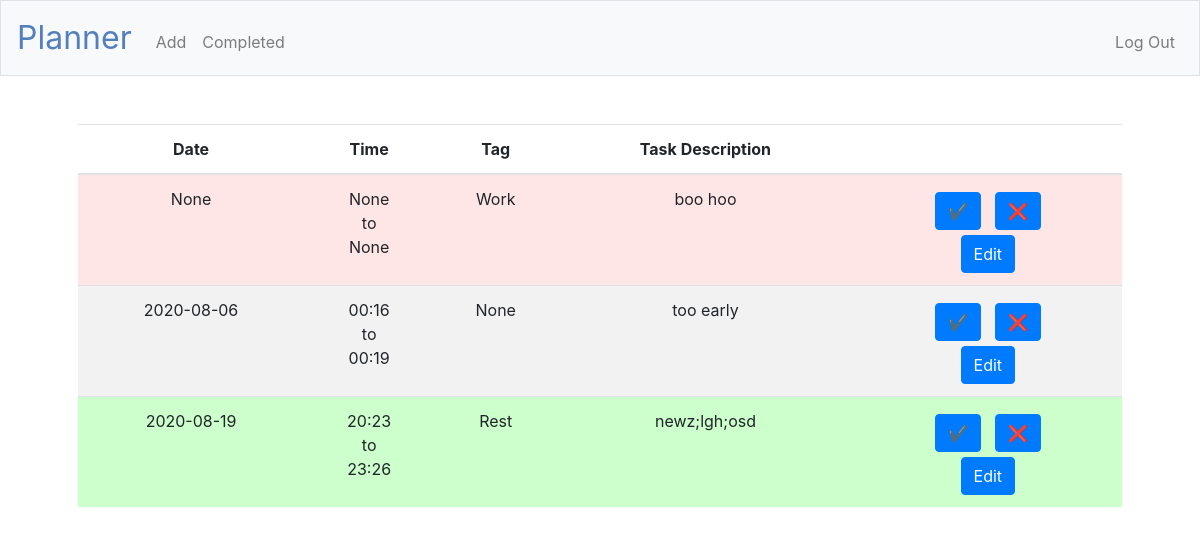
The page / (signed in) on the database its author committed.
### tables this page shows
CREATE TABLE 'tasks' ('task_id' integer PRIMARY KEY AUTOINCREMENT NOT NULL, 'tag' text, 'description' text, 'completed' boolean, 'user_id' INTEGER,'start' time,'end' time, 'date' date);

### application.py (the view)
@app.route("/")
@login_required
def tasks():
    current_user = session["user_id"]
    tasks = db.execute("SELECT * FROM tasks WHERE user_id=:user AND completed=0 ORDER BY date, start, end", user=current_user)
    if len(tasks) == 0:
        return render_template("tasks.html", tasks=tasks)
    return render_template("tasks.html", tasks=tasks)

### application.py (called while the page is built)
@app.after_request
def after_request(response):
    response.headers["Cache-Control"] = "no-cache, no-store, must-revalidate"
    response.headers["Expires"] = 0
    response.headers["Pragma"] = "no-cache"
    return response

### helpers.py (called while the page is built)
def login_required(f):
    @wraps(f)
    def decorated_function(*args, **kwargs):
        if session.get("user_id") is None:
            return redirect("/login")
        return f(*args, **kwargs)
    return decorated_function

### templates/tasks.html (shortened to what this page needs)
{% extends "layout.html" %}
{% block main %}
    <table class = "table table-striped">
            <thead>
                <tr>
                    <th>Date</th>
                    <th>Time</th>
                    <th>Tag</th>
                    <th>Task Description</th>
                    <th></th>
                </tr>
            </thead>
            <tbody>
                {% for task in tasks %}
                    <tr>
                        <td class="{{task["tag"]}}">{{task["date"]}}</td>
                        <td class="{{task["tag"]}}">{{task["start"]}} <br>to<br> {{task["end"]}}</td>
                        {% if task["tag"]=="None" %}
                        <td class="{{task["tag"]}}"></td>
                        {% else %}
                        <td class="{{task["tag"]}}">{{task["tag"]}}</td>
                        {% endif %}
                        <td class="{{task["tag"]}}">{{task["description"]}}</td>
                        <td class="{{task["tag"]}}">
                            <form action="/confirmcomplete" method="post" class="confirmsubmit">
                                <button class="btn btn-primary" type="submit">&#10004;</button>
                            </form>
                            <form action="/confirmdelete" method="post" class="confirmsubmit">
                                <button class="btn btn-primary" type="submit">&#10060;</button>
                            </form>
                            <br>
                            <form action="/editpage" method="post">
                                <button class="btn btn-primary" type="submit">Edit</button>
                            </form>
                        </td>
                    </tr>
                {% endfor %}
            </tbody>
    </table>
{% endblock %}

### static/style.css (style rules this page uses)
.confirmsubmit { display: inline-block; padding: 5px; }
.Work { background-color: #ffe6e6; }
.Rest { background-color: #ccffcc; }
.None { background-color: #f2f2f2; }

### rows shown on the page
tasks: date "None", start "None", end "None", tag "Work", description "boo hoo"
tasks: date "2020-08-06", start "00:16", end "00:19", tag "None", description "too early"
tasks: date "2020-08-19", start "20:23", end "23:26", tag "Rest", description "newz;lgh;osd"
